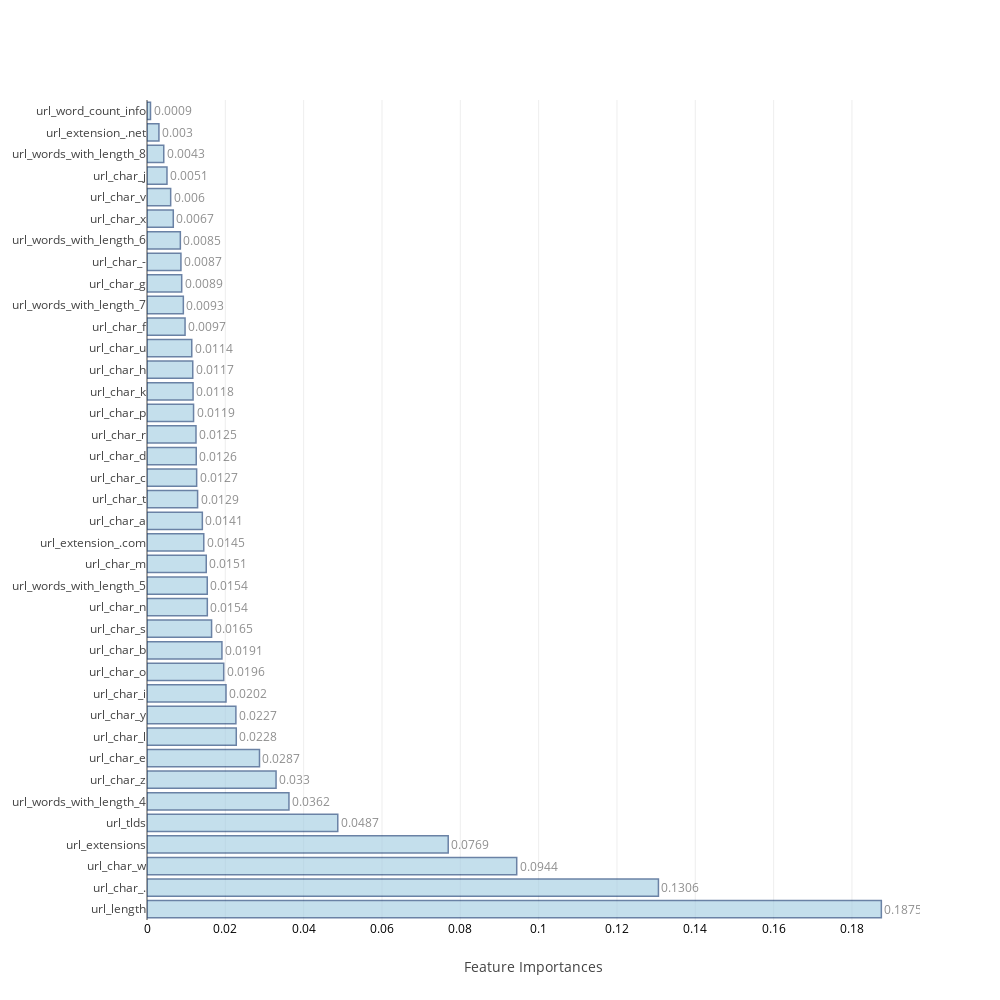
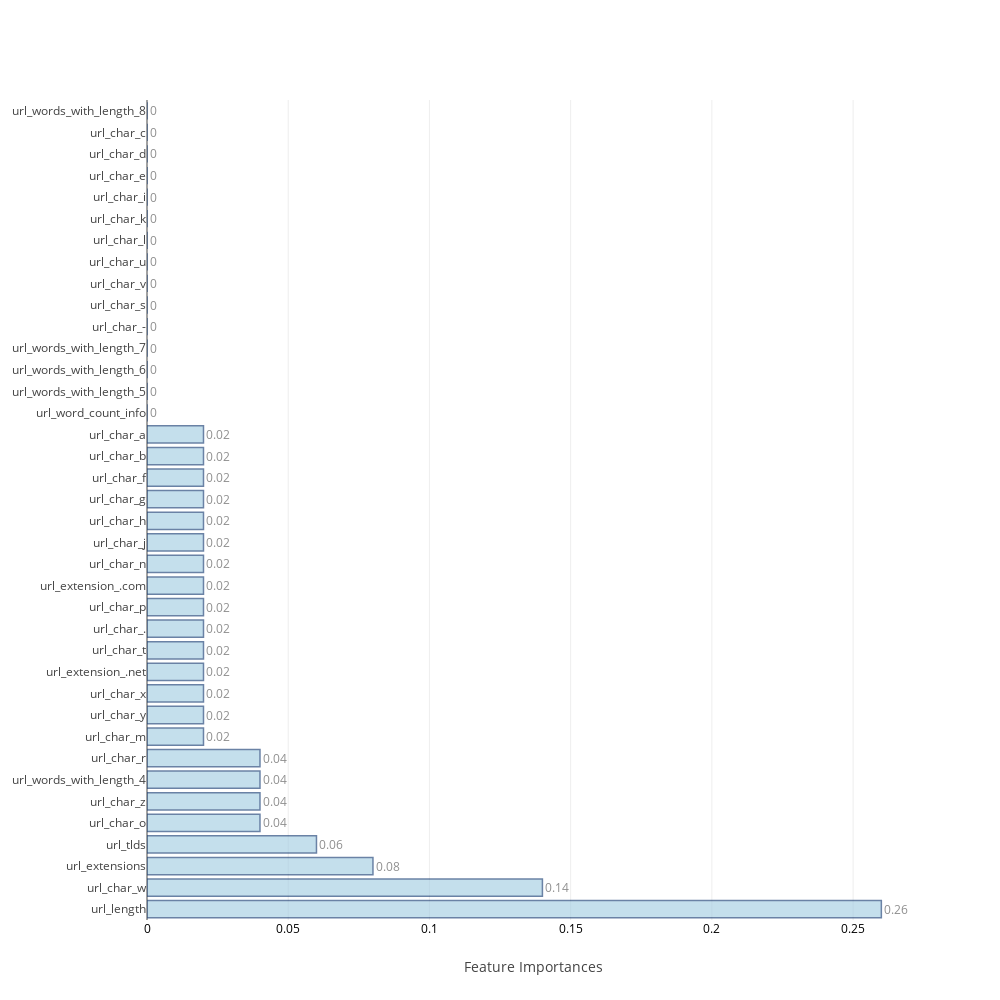
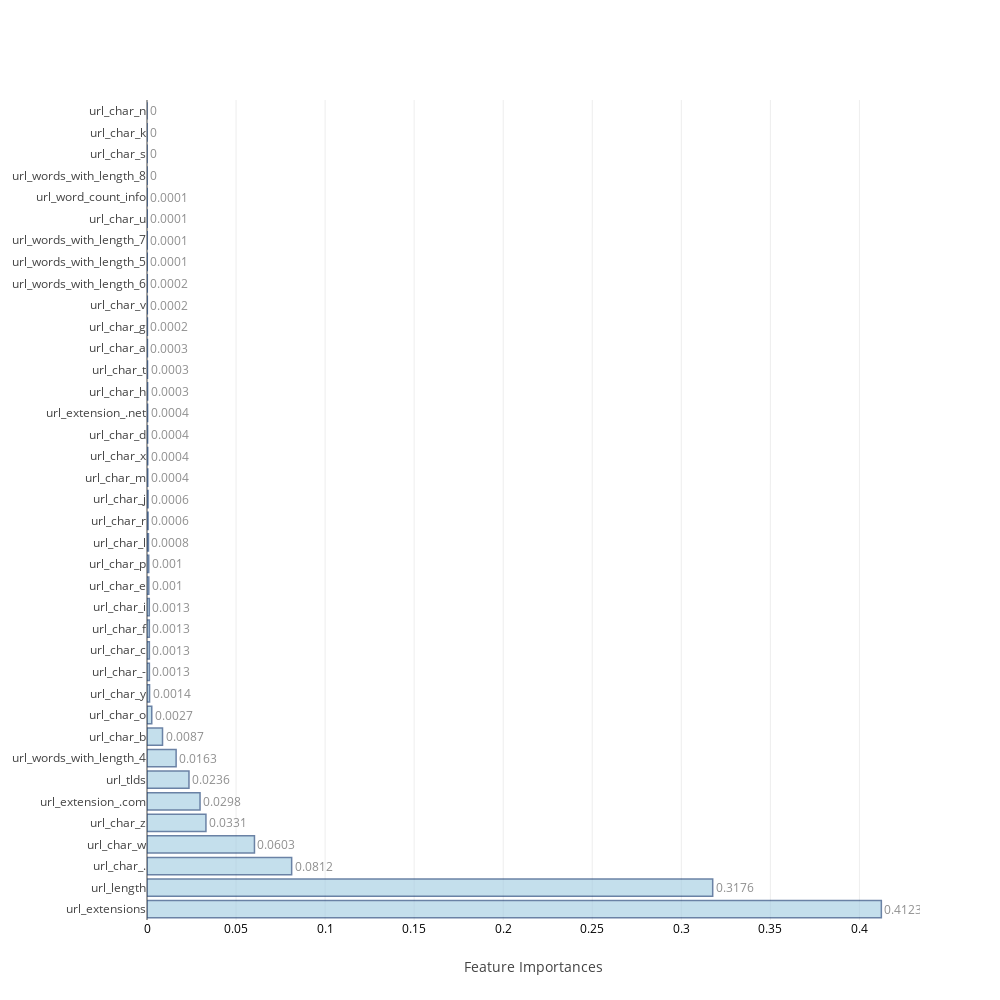
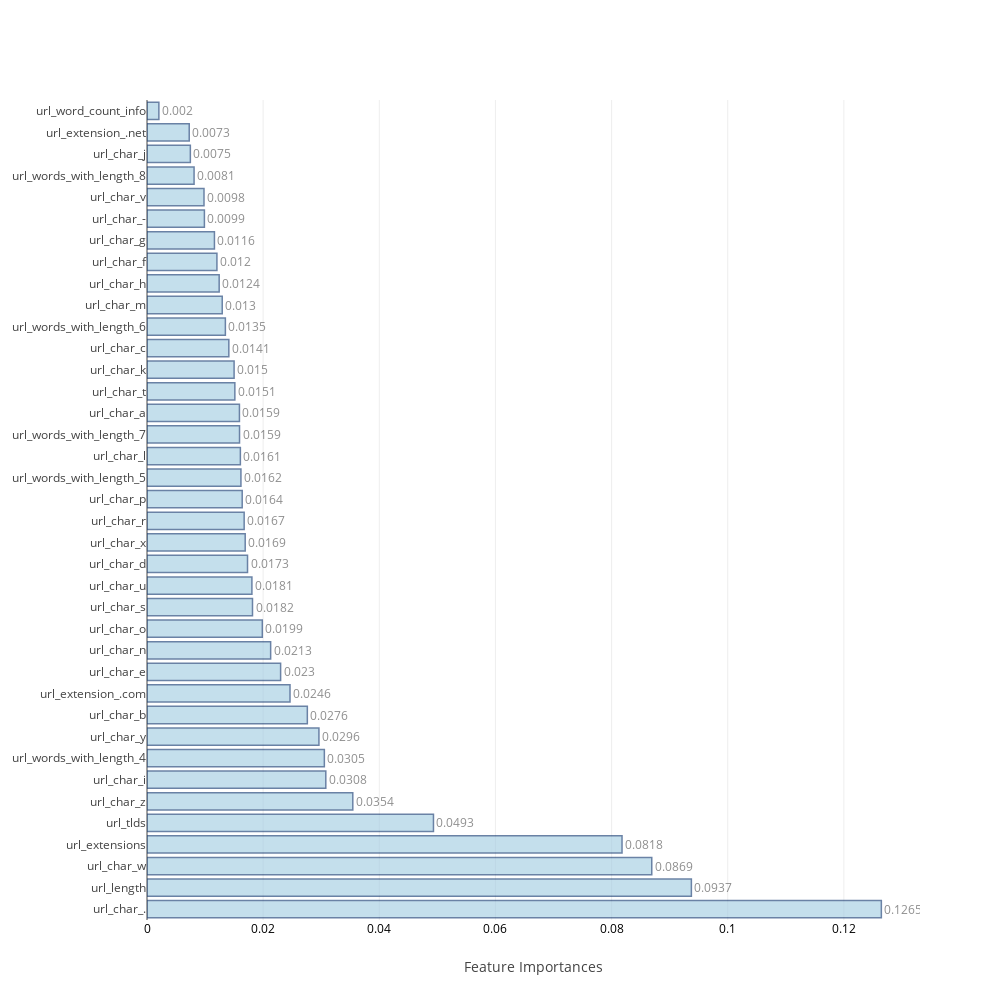

Notebook code cell kept with these figures, in order:
### Code cell
feat_imp=[None]*4
j=0
for i in range(0,8):
    if i>=2 and i<=5:
        model,cm_train,cm_test,acc_train,acc_test,roc_auc,feat_imp[j],mcc=f[i](scaled_X_train,train_Y,scaled_X_test,test_Y,columns)
        j=j+1
    else:
        model,cm_train,cm_test,acc_train,acc_test,roc_auc,mcc=f[i](scaled_X_train,train_Y,scaled_X_test,test_Y)
    table_80_50_train.loc[i]=   ([acc_train,cm_train.TP,cm_train.TN,cm_train.FP,cm_train.FN,cm_train.FPR,cm_train.FNR])
    table_80_50_test.loc[i] =   ([acc_test ,cm_test.TP, cm_test.TN, cm_test.FP, cm_test.FN, cm_test.FPR, cm_test.FNR,roc_auc,mcc])
    print("\n")

### Figure 1 — Plotly figure (JSON) as saved in the notebook; plotly's stock layout.template omitted (floating-point values rounded to 4 significant figures)
{"data": [{"marker": {"color": "rgb(158,202,225)", "line": {"color": "rgb(8,48,107)", "width": 1.5}}, "opacity": 0.6, "orientation": "h", "text": [0.1875, 0.1306, 0.0944, 0.0769, 0.0487, 0.0362, 0.033, 0.0287, 0.0228, 0.0227, 0.0202, 0.0196, 0.0191, 0.0165, 0.0154, 0.0154, 0.0151, 0.0145, 0.0141, 0.0129, 0.0127, 0.0126, 0.0125, 0.0119, 0.0118, 0.0117, 0.0114, 0.0097, 0.0093, 0.0089, 0.0087, 0.0085, 0.0067, 0.006, 0.0051, 0.0043, 0.003, 0.0009], "textposition": "outside", "type": "bar", "uid": "855e2d48-2365-4e6f-ac1c-510bfa1c94a8", "x": [0.1875, 0.1306, 0.0944, 0.07691, 0.04871, 0.03624, 0.03295, 0.02872, 0.02279, 0.0227, 0.02018, 0.01959, 0.01913, 0.01649, 0.0154, 0.01539, 0.01513, 0.0145, 0.01413, 0.01292, 0.01268, 0.01257, 0.01251, 0.01189, 0.01176, 0.01168, 0.01143, 0.009718, 0.009278, 0.00886, 0.008662, 0.008515, 0.006709, 0.006043, 0.005099, 0.00428, 0.003047, 0.0008941], "y": ["url_length", "url_char_.", "url_char_w", "url_extensions", "url_tlds", "url_words_with_length_4", "url_char_z", "url_char_e", "url_char_l", "url_char_y", "url_char_i", "url_char_o", "url_char_b", "url_char_s", "url_char_n", "url_words_with_length_5", "url_char_m", "url_extension_.com", "url_char_a", "url_char_t", "url_char_c", "url_char_d", "url_char_r", "url_char_p", "url_char_k", "url_char_h", "url_char_u", "url_char_f", "url_words_with_length_7", "url_char_g", "url_char_-", "url_words_with_length_6", "url_char_x", "url_char_v", "url_char_j", "url_words_with_length_8", "url_extension_.net", "url_word_count_info"]}], "layout": {"autosize": false, "height": 1000, "width": 1000, "xaxis": {"tickfont": {"color": "black", "size": 12}, "title": "Feature Importances"}, "yaxis": {"automargin": true}}}

### Figure 2 — Plotly figure (JSON) as saved in the notebook; plotly's stock layout.template omitted (floating-point values rounded to 4 significant figures)
{"data": [{"marker": {"color": "rgb(158,202,225)", "line": {"color": "rgb(8,48,107)", "width": 1.5}}, "opacity": 0.6, "orientation": "h", "text": [0.26, 0.14, 0.08, 0.06, 0.04, 0.04, 0.04, 0.04, 0.02, 0.02, 0.02, 0.02, 0.02, 0.02, 0.02, 0.02, 0.02, 0.02, 0.02, 0.02, 0.02, 0.02, 0.02, 0, 0, 0, 0, 0, 0, 0, 0, 0, 0, 0, 0, 0, 0, 0], "textposition": "outside", "type": "bar", "uid": "c9a6c6e4-4523-4c73-9a64-ffef1580414f", "x": [0.26, 0.14, 0.08, 0.06, 0.04, 0.04, 0.04, 0.04, 0.02, 0.02, 0.02, 0.02, 0.02, 0.02, 0.02, 0.02, 0.02, 0.02, 0.02, 0.02, 0.02, 0.02, 0.02, 0, 0, 0, 0, 0, 0, 0, 0, 0, 0, 0, 0, 0, 0, 0], "y": ["url_length", "url_char_w", "url_extensions", "url_tlds", "url_char_o", "url_char_z", "url_words_with_length_4", "url_char_r", "url_char_m", "url_char_y", "url_char_x", "url_extension_.net", "url_char_t", "url_char_.", "url_char_p", "url_extension_.com", "url_char_n", "url_char_j", "url_char_h", "url_char_g", "url_char_f", "url_char_b", "url_char_a", "url_word_count_info", "url_words_with_length_5", "url_words_with_length_6", "url_words_with_length_7", "url_char_-", "url_char_s", "url_char_v", "url_char_u", "url_char_l", "url_char_k", "url_char_i", "url_char_e", "url_char_d", "url_char_c", "url_words_with_length_8"]}], "layout": {"autosize": false, "height": 1000, "width": 1000, "xaxis": {"tickfont": {"color": "black", "size": 12}, "title": "Feature Importances"}, "yaxis": {"automargin": true}}}

### Figure 3 — Plotly figure (JSON) as saved in the notebook; plotly's stock layout.template omitted (floating-point values rounded to 4 significant figures)
{"data": [{"marker": {"color": "rgb(158,202,225)", "line": {"color": "rgb(8,48,107)", "width": 1.5}}, "opacity": 0.6, "orientation": "h", "text": [0.4123, 0.3176, 0.0812, 0.0603, 0.0331, 0.0298, 0.0236, 0.0163, 0.0087, 0.0027, 0.0014, 0.0013, 0.0013, 0.0013, 0.0013, 0.001, 0.001, 0.0008, 0.0006, 0.0006, 0.0004, 0.0004, 0.0004, 0.0004, 0.0003, 0.0003, 0.0003, 0.0002, 0.0002, 0.0002, 0.0001, 0.0001, 0.0001, 0.0001, 0, 0, 0, 0], "textposition": "outside", "type": "bar", "uid": "190c5d8a-43fb-4c0c-82d8-8c001c0b4c46", "x": [0.4123, 0.3176, 0.08122, 0.06033, 0.03309, 0.02978, 0.02356, 0.01635, 0.008715, 0.002671, 0.001443, 0.001334, 0.001318, 0.001296, 0.001278, 0.001012, 0.0009762, 0.0008185, 0.0006078, 0.0005897, 0.0004435, 0.0004203, 0.0003586, 0.0003569, 0.0003463, 0.000299, 0.0002586, 0.0002412, 0.0001857, 0.0001708, 0.0001402, 0.0001233, 0.0001163, 0.0001041, 4.773e-05, 4.735e-05, 4.194e-05, 0], "y": ["url_extensions", "url_length", "url_char_.", "url_char_w", "url_char_z", "url_extension_.com", "url_tlds", "url_words_with_length_4", "url_char_b", "url_char_o", "url_char_y", "url_char_-", "url_char_c", "url_char_f", "url_char_i", "url_char_e", "url_char_p", "url_char_l", "url_char_r", "url_char_j", "url_char_m", "url_char_x", "url_char_d", "url_extension_.net", "url_char_h", "url_char_t", "url_char_a", "url_char_g", "url_char_v", "url_words_with_length_6", "url_words_with_length_5", "url_words_with_length_7", "url_char_u", "url_word_count_info", "url_words_with_length_8", "url_char_s", "url_char_k", "url_char_n"]}], "layout": {"autosize": false, "height": 1000, "width": 1000, "xaxis": {"tickfont": {"color": "black", "size": 12}, "title": "Feature Importances"}, "yaxis": {"automargin": true}}}

### Figure 4 — Plotly figure (JSON) as saved in the notebook; plotly's stock layout.template omitted (floating-point values rounded to 4 significant figures)
{"data": [{"marker": {"color": "rgb(158,202,225)", "line": {"color": "rgb(8,48,107)", "width": 1.5}}, "opacity": 0.6, "orientation": "h", "text": [0.1265, 0.0937, 0.0869, 0.0818, 0.0493, 0.0354, 0.0308, 0.0305, 0.0296, 0.0276, 0.0246, 0.023, 0.0213, 0.0199, 0.0182, 0.0181, 0.0173, 0.0169, 0.0167, 0.0164, 0.0162, 0.0161, 0.0159, 0.0159, 0.0151, 0.015, 0.0141, 0.0135, 0.013, 0.0124, 0.012, 0.0116, 0.0099, 0.0098, 0.0081, 0.0075, 0.0073, 0.002], "textposition": "outside", "type": "bar", "uid": "395aff71-e317-4806-b080-344d6a9542e8", "x": [0.1265, 0.09374, 0.08692, 0.0818, 0.04933, 0.03544, 0.03079, 0.03054, 0.02961, 0.02761, 0.02463, 0.02301, 0.02129, 0.01986, 0.01817, 0.01806, 0.01731, 0.01691, 0.01673, 0.01639, 0.01617, 0.01608, 0.01593, 0.01592, 0.01513, 0.015, 0.01409, 0.01349, 0.01295, 0.01243, 0.01204, 0.01161, 0.009884, 0.009815, 0.008105, 0.007464, 0.00727, 0.002045], "y": ["url_char_.", "url_length", "url_char_w", "url_extensions", "url_tlds", "url_char_z", "url_char_i", "url_words_with_length_4", "url_char_y", "url_char_b", "url_extension_.com", "url_char_e", "url_char_n", "url_char_o", "url_char_s", "url_char_u", "url_char_d", "url_char_x", "url_char_r", "url_char_p", "url_words_with_length_5", "url_char_l", "url_words_with_length_7", "url_char_a", "url_char_t", "url_char_k", "url_char_c", "url_words_with_length_6", "url_char_m", "url_char_h", "url_char_f", "url_char_g", "url_char_-", "url_char_v", "url_words_with_length_8", "url_char_j", "url_extension_.net", "url_word_count_info"]}], "layout": {"autosize": false, "height": 1000, "width": 1000, "xaxis": {"tickfont": {"color": "black", "size": 12}, "title": "Feature Importances"}, "yaxis": {"automargin": true}}}
